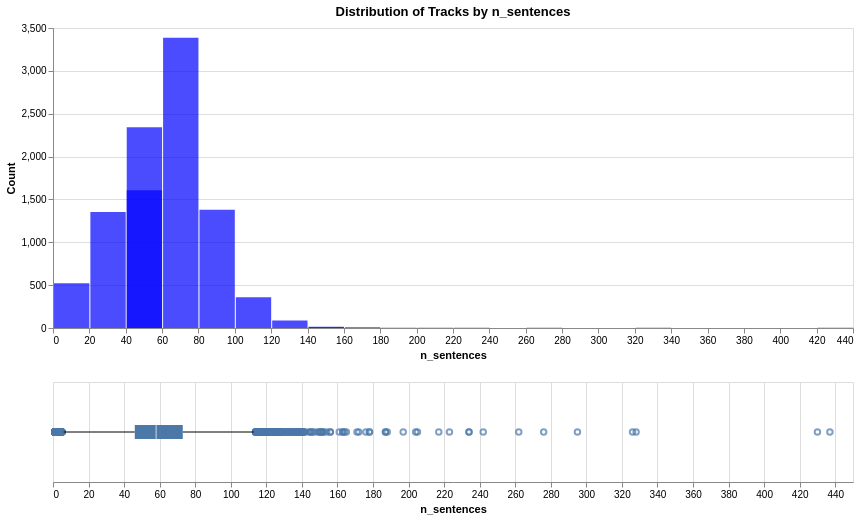

Source (notebook cell):
### Markdown cell above
## n_sentences

### Code cell
analyze_distribution(df_tracks, 'n_sentences', 'n_sentences', 'blue')

### Figure 1 — Vega specification as saved in the notebook (floating-point values rounded to 4 significant figures; data arrays with more than 128 entries replaced by an {"elided": "..."} marker saying what was removed)
{"$schema": "https://vega.github.io/schema/vega/v5.json", "data": [{"name": "source_0"}, {"name": "data_0", "values": [{"__count": 360, "bin_maxbins_10_n_sentences": 100.0, "bin_maxbins_10_n_sentences_end": 150.0, "bin_maxbins_40_n_sentences": 100.0, "bin_maxbins_40_n_sentences_end": 120.0}, {"__count": 2341, "bin_maxbins_10_n_sentences": 50.0, "bin_maxbins_10_n_sentences_end": 100.0, "bin_maxbins_40_n_sentences": 40.0, "bin_maxbins_40_n_sentences_end": 60.0}, {"__count": 1379, "bin_maxbins_10_n_sentences": 50.0, "bin_maxbins_10_n_sentences_end": 100.0, "bin_maxbins_40_n_sentences": 80.0, "bin_maxbins_40_n_sentences_end": 100.0}, {"__count": 1354, "bin_maxbins_10_n_sentences": 0.0, "bin_maxbins_10_n_sentences_end": 50.0, "bin_maxbins_40_n_sentences": 20.0, "bin_maxbins_40_n_sentences_end": 40.0}, {"__count": 1608, "bin_maxbins_10_n_sentences": 0.0, "bin_maxbins_10_n_sentences_end": 50.0, "bin_maxbins_40_n_sentences": 40.0, "bin_maxbins_40_n_sentences_end": 60.0}, {"__count": 3386, "bin_maxbins_10_n_sentences": 50.0, "bin_maxbins_10_n_sentences_end": 100.0, "bin_maxbins_40_n_sentences": 60.0, "bin_maxbins_40_n_sentences_end": 80.0}, {"__count": 523, "bin_maxbins_10_n_sentences": 0.0, "bin_maxbins_10_n_sentences_end": 50.0, "bin_maxbins_40_n_sentences": 0.0, "bin_maxbins_40_n_sentences_end": 20.0}, {"__count": 88, "bin_maxbins_10_n_sentences": 100.0, "bin_maxbins_10_n_sentences_end": 150.0, "bin_maxbins_40_n_sentences": 120.0, "bin_maxbins_40_n_sentences_end": 140.0}, {"__count": 10, "bin_maxbins_10_n_sentences": 150.0, "bin_maxbins_10_n_sentences_end": 200.0, "bin_maxbins_40_n_sentences": 160.0, "bin_maxbins_40_n_sentences_end": 180.0}, {"__count": 3, "bin_maxbins_10_n_sentences": 200.0, "bin_maxbins_10_n_sentences_end": 250.0, "bin_maxbins_40_n_sentences": 220.0, "bin_maxbins_40_n_sentences_end": 240.0}, {"__count": 14, "bin_maxbins_10_n_sentences": 100.0, "bin_maxbins_10_n_sentences_end": 150.0, "bin_maxbins_40_n_sentences": 140.0, "bin_maxbins_40_n_sentences_end": 160.0}, {"__count": 4, "bin_maxbins_10_n_sentences": 150.0, "bin_maxbins_10_n_sentences_end": 200.0, "bin_maxbins_40_n_sentences": 180.0, "bin_maxbins_40_n_sentences_end": 200.0}, {"__count": 2, "bin_maxbins_10_n_sentences": 250.0, "bin_maxbins_10_n_sentences_end": 300.0, "bin_maxbins_40_n_sentences": 260.0, "bin_maxbins_40_n_sentences_end": 280.0}, {"__count": 3, "bin_maxbins_10_n_sentences": 200.0, "bin_maxbins_10_n_sentences_end": 250.0, "bin_maxbins_40_n_sentences": 200.0, "bin_maxbins_40_n_sentences_end": 220.0}, {"__count": 9, "bin_maxbins_10_n_sentences": 150.0, "bin_maxbins_10_n_sentences_end": 200.0, "bin_maxbins_40_n_sentences": 140.0, "bin_maxbins_40_n_sentences_end": 160.0}, {"__count": 2, "bin_maxbins_10_n_sentences": 400.0, "bin_maxbins_10_n_sentences_end": 450.0, "bin_maxbins_40_n_sentences": 420.0, "bin_maxbins_40_n_sentences_end": 440.0}, {"__count": 2, "bin_maxbins_10_n_sentences": 300.0, "bin_maxbins_10_n_sentences_end": 350.0, "bin_maxbins_40_n_sentences": 320.0, "bin_maxbins_40_n_sentences_end": 340.0}, {"__count": 1, "bin_maxbins_10_n_sentences": 250.0, "bin_maxbins_10_n_sentences_end": 300.0, "bin_maxbins_40_n_sentences": 280.0, "bin_maxbins_40_n_sentences_end": 300.0}, {"__count": 1, "bin_maxbins_10_n_sentences": 200.0, "bin_maxbins_10_n_sentences_end": 250.0, "bin_maxbins_40_n_sentences": 240.0, "bin_maxbins_40_n_sentences_end": 260.0}]}, {"name": "data_1"}, {"name": "data_2", "values": {"elided": "383 records"}}, {"name": "data_3"}, {"name": "data_4", "values": [{"lower_box_n_sentences": 46.0, "lower_whisker_n_sentences": 6.0, "max_n_sentences": 113.0}]}, {"name": "data_5", "values": [{"max_n_sentences": 113.0, "upper_box_n_sentences": 73.0, "upper_whisker_n_sentences": 113.0}]}, {"name": "data_6"}, {"name": "data_7", "values": [{"lower_box_n_sentences": 46.0, "max_n_sentences": 437.0, "upper_box_n_sentences": 73.0}]}, {"name": "data_8", "values": [{"lower_box_n_sentences": 46.0, "max_n_sentences": 437.0, "mid_box_n_sentences": 58.0, "upper_box_n_sentences": 73.0}]}, {"name": "data_0_concat_0_y_domain___count", "values": [{"min": 1, "max": 3386}]}], "signals": [{"name": "concat_0_bin_maxbins_40_n_sentences_bins", "value": {"fields": ["n_sentences"], "fname": "bin_n_sentences", "start": 0.0, "step": 20.0, "stop": 440.0}}, {"name": "concat_0_height", "value": 300}, {"name": "concat_1_height", "value": 100}], "marks": [{"type": "group", "name": "concat_0_group", "encode": {"update": {"height": {"signal": "concat_0_height"}, "width": {"signal": "width"}}}, "marks": [{"type": "rect", "name": "concat_0_marks", "from": {"data": "data_0"}, "encode": {"update": {"x": {"field": "bin_maxbins_40_n_sentences_end", "scale": "concat_0_x", "offset": {"signal": "0.5 + (abs(scale(\"concat_0_x\", datum[\"bin_maxbins_40_n_sentences_end\"]) - scale(\"concat_0_x\", datum[\"bin_maxbins_40_n_sentences\"])) < 0.25 ? 0.5 * (0.25 - (abs(scale(\"concat_0_x\", datum[\"bin_maxbins_40_n_sentences_end\"]) - scale(\"concat_0_x\", datum[\"bin_maxbins_40_n_sentences\"])))) : -0.5)"}}, "y2": {"value": 0, "scale": "concat_0_y"}, "fill": {"value": "blue"}, "y": {"field": "__count", "scale": "concat_0_y"}, "opacity": {"value": 0.7}, "x2": {"field": "bin_maxbins_40_n_sentences", "scale": "concat_0_x", "offset": {"signal": "0.5 + (abs(scale(\"concat_0_x\", datum[\"bin_maxbins_40_n_sentences_end\"]) - scale(\"concat_0_x\", datum[\"bin_maxbins_40_n_sentences\"])) < 0.25 ? -0.5 * (0.25 - (abs(scale(\"concat_0_x\", datum[\"bin_maxbins_40_n_sentences_end\"]) - scale(\"concat_0_x\", datum[\"bin_maxbins_40_n_sentences\"])))) : 0.5)"}}, "tooltip": {"signal": "{\"n_sentences (binned)\": !isValid(datum[\"bin_maxbins_10_n_sentences\"]) || !isFinite(+datum[\"bin_maxbins_10_n_sentences\"]) ? \"null\" : format(datum[\"bin_maxbins_10_n_sentences\"], \"\") + \" – \" + format(datum[\"bin_maxbins_10_n_sentences_end\"], \"\"), \"Count of Records\": format(datum[\"__count\"], \"\")}"}}}, "style": ["bar"]}], "axes": [{"scale": "concat_0_y", "ticks": false, "grid": true, "gridScale": "concat_0_x", "tickCount": {"signal": "ceil(concat_0_height/40)"}, "domain": false, "labels": false, "maxExtent": 0, "minExtent": 0, "aria": false, "zindex": 0, "orient": "left"}, {"scale": "concat_0_x", "orient": "bottom", "title": "n_sentences", "labelFlush": true, "grid": false, "labelOverlap": true, "tickCount": {"signal": "ceil(width/10)"}, "zindex": 0}, {"scale": "concat_0_y", "orient": "left", "tickCount": {"signal": "ceil(concat_0_height/40)"}, "labelOverlap": true, "grid": false, "title": "Count", "zindex": 0}], "title": {"text": "Distribution of Tracks by n_sentences", "frame": "group"}, "style": "cell"}, {"type": "group", "name": "concat_1_group", "encode": {"update": {"width": {"signal": "width"}, "height": {"signal": "concat_1_height"}}}, "signals": [{"name": "height", "update": "concat_1_height"}], "marks": [{"type": "symbol", "name": "concat_1_layer_0_layer_0_marks", "from": {"data": "data_2"}, "encode": {"update": {"x": {"field": "n_sentences", "scale": "concat_1_x"}, "fill": {"value": "transparent"}, "y": {"signal": "concat_1_height", "mult": 0.5}, "stroke": {"value": "#4c78a8"}, "opacity": {"value": 0.7}}}, "style": ["point", "boxplot-outliers"]}, {"type": "rule", "name": "concat_1_layer_0_layer_1_layer_0_marks", "from": {"data": "data_4"}, "encode": {"update": {"y": {"signal": "concat_1_height", "mult": 0.5}, "x": {"field": "lower_whisker_n_sentences", "scale": "concat_1_x"}, "stroke": {"value": "black"}, "x2": {"field": "lower_box_n_sentences", "scale": "concat_1_x"}, "tooltip": {"signal": "format(datum[\"max_n_sentences\"], \"\")"}}}, "aria": false, "style": ["rule", "boxplot-rule"]}, {"type": "rule", "name": "concat_1_layer_0_layer_1_layer_1_marks", "from": {"data": "data_5"}, "encode": {"update": {"stroke": {"value": "black"}, "x2": {"field": "upper_whisker_n_sentences", "scale": "concat_1_x"}, "tooltip": {"signal": "format(datum[\"max_n_sentences\"], \"\")"}, "x": {"field": "upper_box_n_sentences", "scale": "concat_1_x"}, "y": {"signal": "concat_1_height", "mult": 0.5}}}, "style": ["rule", "boxplot-rule"], "aria": false}, {"type": "rect", "name": "concat_1_layer_1_layer_0_marks", "from": {"data": "data_7"}, "encode": {"update": {"height": {"value": 14}, "fill": {"value": "#4c78a8"}, "x": {"field": "lower_box_n_sentences", "scale": "concat_1_x"}, "yc": {"signal": "concat_1_height", "mult": 0.5}, "x2": {"field": "upper_box_n_sentences", "scale": "concat_1_x"}, "tooltip": {"signal": "format(datum[\"max_n_sentences\"], \"\")"}}}, "style": ["bar", "boxplot-box"]}, {"type": "rect", "name": "concat_1_layer_1_layer_1_marks", "from": {"data": "data_8"}, "encode": {"update": {"xc": {"field": "mid_box_n_sentences", "scale": "concat_1_x"}, "fill": [{"value": "#4c78a8", "test": "datum['lower_box_n_sentences'] >= datum['upper_box_n_sentences']"}, {"value": "white"}], "height": {"value": 14}, "tooltip": {"signal": "format(datum[\"max_n_sentences\"], \"\")"}, "yc": {"signal": "concat_1_height", "mult": 0.5}, "opacity": {"value": 0.7}, "width": {"value": 1}}}, "aria": false, "style": ["tick", "boxplot-median"]}], "axes": [{"scale": "concat_1_x", "aria": false, "zindex": 0, "tickCount": {"signal": "ceil(width/40)"}, "orient": "bottom", "minExtent": 0, "domain": false, "grid": true, "ticks": false, "labels": false, "maxExtent": 0}, {"scale": "concat_1_x", "title": "n_sentences", "labelFlush": true, "grid": false, "orient": "bottom", "labelOverlap": true, "tickCount": {"signal": "ceil(width/40)"}, "zindex": 0}], "style": "cell"}], "scales": [{"name": "concat_0_x", "type": "linear", "domain": {"signal": "[concat_0_bin_maxbins_40_n_sentences_bins.start, concat_0_bin_maxbins_40_n_sentences_bins.stop]"}, "range": [0, {"signal": "width"}], "bins": {"signal": "concat_0_bin_maxbins_40_n_sentences_bins"}, "zero": false}, {"name": "concat_0_y", "type": "linear", "domain": [{"signal": "(data(\"data_0_concat_0_y_domain___count\")[0] || {}).min"}, {"signal": "(data(\"data_0_concat_0_y_domain___count\")[0] || {}).max"}], "range": [{"signal": "concat_0_height"}, 0], "nice": true, "zero": true}, {"name": "concat_1_x", "type": "linear", "domain": {"fields": [{"data": "data_2", "field": "n_sentences"}, {"data": "data_4", "field": "lower_whisker_n_sentences"}, {"data": "data_4", "field": "lower_box_n_sentences"}, {"data": "data_5", "field": "upper_box_n_sentences"}, {"data": "data_5", "field": "upper_whisker_n_sentences"}, {"data": "data_7", "field": "lower_box_n_sentences"}, {"data": "data_7", "field": "upper_box_n_sentences"}, {"data": "data_8", "field": "mid_box_n_sentences"}]}, "range": [0, {"signal": "width"}], "nice": true, "zero": true}], "background": "white", "padding": 5, "layout": {"padding": 20, "columns": 1, "bounds": "full", "align": "each"}, "width": 800}
